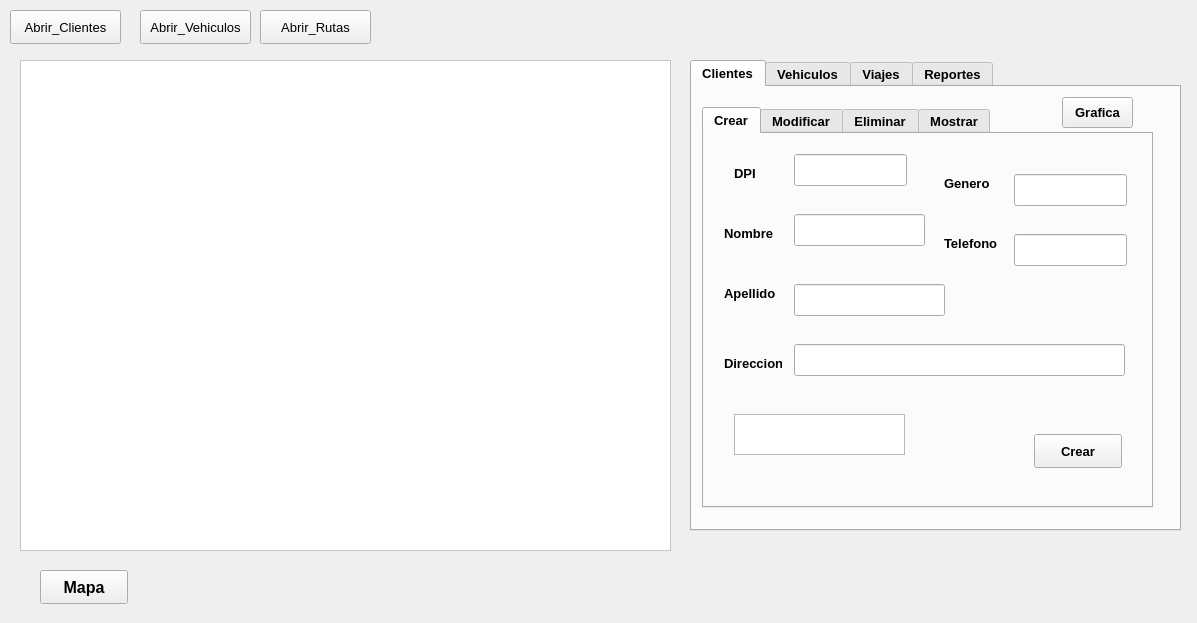
<?xml version="1.0" encoding="UTF-8"?>
<ui version="4.0">
 <class>MainWindow</class>
 <widget class="QMainWindow" name="MainWindow">
  <property name="geometry">
   <rect>
    <x>0</x>
    <y>0</y>
    <width>1197</width>
    <height>623</height>
   </rect>
  </property>
  <property name="font">
   <font>
    <pointsize>18</pointsize>
    <bold>true</bold>
   </font>
  </property>
  <property name="windowTitle">
   <string>MainWindow</string>
  </property>
  <widget class="QWidget" name="centralwidget">
   <widget class="QPushButton" name="BT_abrir_clientes">
    <property name="geometry">
     <rect>
      <x>10</x>
      <y>10</y>
      <width>111</width>
      <height>34</height>
     </rect>
    </property>
    <property name="font">
     <font>
      <pointsize>10</pointsize>
      <italic>false</italic>
      <bold>false</bold>
     </font>
    </property>
    <property name="text">
     <string>Abrir_Clientes</string>
    </property>
   </widget>
   <widget class="QPushButton" name="BT_abrir_vehiculos">
    <property name="geometry">
     <rect>
      <x>140</x>
      <y>10</y>
      <width>111</width>
      <height>34</height>
     </rect>
    </property>
    <property name="font">
     <font>
      <pointsize>10</pointsize>
      <italic>false</italic>
      <bold>false</bold>
     </font>
    </property>
    <property name="text">
     <string>Abrir_Vehiculos</string>
    </property>
   </widget>
   <widget class="QPushButton" name="BT_abrir_rutas">
    <property name="geometry">
     <rect>
      <x>260</x>
      <y>10</y>
      <width>111</width>
      <height>34</height>
     </rect>
    </property>
    <property name="font">
     <font>
      <pointsize>10</pointsize>
      <italic>false</italic>
      <bold>false</bold>
     </font>
    </property>
    <property name="text">
     <string>Abrir_Rutas</string>
    </property>
   </widget>
   <widget class="QTextEdit" name="text_area">
    <property name="geometry">
     <rect>
      <x>20</x>
      <y>60</y>
      <width>651</width>
      <height>491</height>
     </rect>
    </property>
    <property name="styleSheet">
     <string notr="true">background-color: rgb(255, 255, 255);
color: rgb(0, 0, 0);</string>
    </property>
   </widget>
   <widget class="QTabWidget" name="tabWidget">
    <property name="geometry">
     <rect>
      <x>690</x>
      <y>60</y>
      <width>491</width>
      <height>471</height>
     </rect>
    </property>
    <property name="font">
     <font>
      <pointsize>10</pointsize>
      <bold>true</bold>
     </font>
    </property>
    <property name="currentIndex">
     <number>0</number>
    </property>
    <widget class="QWidget" name="tab_cliente">
     <attribute name="title">
      <string>Clientes</string>
     </attribute>
     <widget class="QTabWidget" name="tabWidget_2">
      <property name="geometry">
       <rect>
        <x>10</x>
        <y>20</y>
        <width>451</width>
        <height>401</height>
       </rect>
      </property>
      <property name="currentIndex">
       <number>0</number>
      </property>
      <widget class="QWidget" name="tab_crear">
       <attribute name="title">
        <string>Crear</string>
       </attribute>
       <widget class="QLineEdit" name="crear_GENERO">
        <property name="geometry">
         <rect>
          <x>310</x>
          <y>40</y>
          <width>113</width>
          <height>32</height>
         </rect>
        </property>
       </widget>
       <widget class="QLineEdit" name="crear_TELEFONO">
        <property name="geometry">
         <rect>
          <x>310</x>
          <y>100</y>
          <width>113</width>
          <height>32</height>
         </rect>
        </property>
       </widget>
       <widget class="QLineEdit" name="crear_DIRECCION">
        <property name="geometry">
         <rect>
          <x>90</x>
          <y>210</y>
          <width>331</width>
          <height>32</height>
         </rect>
        </property>
       </widget>
       <widget class="QLineEdit" name="crear_DPI">
        <property name="geometry">
         <rect>
          <x>90</x>
          <y>20</y>
          <width>113</width>
          <height>32</height>
         </rect>
        </property>
       </widget>
       <widget class="QLineEdit" name="crear_NOMBRE">
        <property name="geometry">
         <rect>
          <x>90</x>
          <y>80</y>
          <width>131</width>
          <height>32</height>
         </rect>
        </property>
       </widget>
       <widget class="QLineEdit" name="crear_APELLIDO">
        <property name="geometry">
         <rect>
          <x>90</x>
          <y>150</y>
          <width>151</width>
          <height>32</height>
         </rect>
        </property>
       </widget>
       <widget class="QPushButton" name="BT_crear_cliente">
        <property name="geometry">
         <rect>
          <x>330</x>
          <y>300</y>
          <width>88</width>
          <height>34</height>
         </rect>
        </property>
        <property name="text">
         <string>Crear</string>
        </property>
       </widget>
       <widget class="QLabel" name="label_2">
        <property name="geometry">
         <rect>
          <x>30</x>
          <y>30</y>
          <width>31</width>
          <height>18</height>
         </rect>
        </property>
        <property name="text">
         <string>DPI</string>
        </property>
       </widget>
       <widget class="QLabel" name="label_3">
        <property name="geometry">
         <rect>
          <x>20</x>
          <y>90</y>
          <width>58</width>
          <height>18</height>
         </rect>
        </property>
        <property name="text">
         <string>Nombre</string>
        </property>
       </widget>
       <widget class="QLabel" name="label_4">
        <property name="geometry">
         <rect>
          <x>20</x>
          <y>150</y>
          <width>58</width>
          <height>18</height>
         </rect>
        </property>
        <property name="text">
         <string>Apellido</string>
        </property>
       </widget>
       <widget class="QLabel" name="label_5">
        <property name="geometry">
         <rect>
          <x>240</x>
          <y>40</y>
          <width>58</width>
          <height>18</height>
         </rect>
        </property>
        <property name="text">
         <string>Genero</string>
        </property>
       </widget>
       <widget class="QLabel" name="label_6">
        <property name="geometry">
         <rect>
          <x>240</x>
          <y>100</y>
          <width>58</width>
          <height>18</height>
         </rect>
        </property>
        <property name="text">
         <string>Telefono</string>
        </property>
       </widget>
       <widget class="QLabel" name="label_7">
        <property name="geometry">
         <rect>
          <x>20</x>
          <y>220</y>
          <width>58</width>
          <height>18</height>
         </rect>
        </property>
        <property name="text">
         <string>Direccion</string>
        </property>
       </widget>
       <widget class="QTextEdit" name="estado_crear">
        <property name="geometry">
         <rect>
          <x>30</x>
          <y>280</y>
          <width>171</width>
          <height>41</height>
         </rect>
        </property>
       </widget>
      </widget>
      <widget class="QWidget" name="tab_modificar">
       <attribute name="title">
        <string>Modificar</string>
       </attribute>
       <widget class="QLineEdit" name="buscar_dpi_MOD">
        <property name="geometry">
         <rect>
          <x>130</x>
          <y>10</y>
          <width>191</width>
          <height>32</height>
         </rect>
        </property>
       </widget>
       <widget class="QLabel" name="label">
        <property name="geometry">
         <rect>
          <x>30</x>
          <y>20</y>
          <width>81</width>
          <height>18</height>
         </rect>
        </property>
        <property name="text">
         <string>Buscar DPI</string>
        </property>
       </widget>
       <widget class="QTextEdit" name="estado_mod">
        <property name="geometry">
         <rect>
          <x>30</x>
          <y>60</y>
          <width>391</width>
          <height>61</height>
         </rect>
        </property>
       </widget>
       <widget class="QLineEdit" name="mod_NOMBRE">
        <property name="geometry">
         <rect>
          <x>50</x>
          <y>150</y>
          <width>141</width>
          <height>32</height>
         </rect>
        </property>
       </widget>
       <widget class="QLineEdit" name="mod_APELLIDO">
        <property name="geometry">
         <rect>
          <x>280</x>
          <y>150</y>
          <width>121</width>
          <height>32</height>
         </rect>
        </property>
       </widget>
       <widget class="QLineEdit" name="mod_TELEFONO">
        <property name="geometry">
         <rect>
          <x>50</x>
          <y>210</y>
          <width>141</width>
          <height>32</height>
         </rect>
        </property>
       </widget>
       <widget class="QLineEdit" name="mod_GENERO">
        <property name="geometry">
         <rect>
          <x>280</x>
          <y>210</y>
          <width>121</width>
          <height>32</height>
         </rect>
        </property>
       </widget>
       <widget class="QLineEdit" name="mod_DIRECCION">
        <property name="geometry">
         <rect>
          <x>40</x>
          <y>280</y>
          <width>241</width>
          <height>32</height>
         </rect>
        </property>
       </widget>
       <widget class="QPushButton" name="BT_guardar_mod">
        <property name="geometry">
         <rect>
          <x>320</x>
          <y>260</y>
          <width>88</width>
          <height>34</height>
         </rect>
        </property>
        <property name="text">
         <string>Guardar</string>
        </property>
       </widget>
       <widget class="QLabel" name="label_8">
        <property name="geometry">
         <rect>
          <x>60</x>
          <y>130</y>
          <width>58</width>
          <height>18</height>
         </rect>
        </property>
        <property name="text">
         <string>Nombre</string>
        </property>
       </widget>
       <widget class="QLabel" name="label_9">
        <property name="geometry">
         <rect>
          <x>290</x>
          <y>130</y>
          <width>58</width>
          <height>18</height>
         </rect>
        </property>
        <property name="text">
         <string>Apellido</string>
        </property>
       </widget>
       <widget class="QLabel" name="label_10">
        <property name="geometry">
         <rect>
          <x>50</x>
          <y>190</y>
          <width>58</width>
          <height>20</height>
         </rect>
        </property>
        <property name="text">
         <string>Telefono</string>
        </property>
       </widget>
       <widget class="QLabel" name="label_11">
        <property name="geometry">
         <rect>
          <x>280</x>
          <y>190</y>
          <width>58</width>
          <height>18</height>
         </rect>
        </property>
        <property name="text">
         <string>Genero</string>
        </property>
       </widget>
       <widget class="QLabel" name="label_12">
        <property name="geometry">
         <rect>
          <x>50</x>
          <y>250</y>
          <width>71</width>
          <height>21</height>
         </rect>
        </property>
        <property name="text">
         <string>Direccion</string>
        </property>
       </widget>
       <widget class="QPushButton" name="BT_buscar_mod">
        <property name="geometry">
         <rect>
          <x>357</x>
          <y>10</y>
          <width>71</width>
          <height>34</height>
         </rect>
        </property>
        <property name="text">
         <string>Buscar</string>
        </property>
       </widget>
       <widget class="QPushButton" name="BT_limpiar_mod_cliente">
        <property name="geometry">
         <rect>
          <x>320</x>
          <y>310</y>
          <width>88</width>
          <height>34</height>
         </rect>
        </property>
        <property name="text">
         <string>Limpiar</string>
        </property>
       </widget>
      </widget>
      <widget class="QWidget" name="tab_eliminar">
       <attribute name="title">
        <string>Eliminar</string>
       </attribute>
       <widget class="QLabel" name="label_13">
        <property name="geometry">
         <rect>
          <x>30</x>
          <y>30</y>
          <width>91</width>
          <height>18</height>
         </rect>
        </property>
        <property name="text">
         <string>Buscar DPI</string>
        </property>
       </widget>
       <widget class="QPushButton" name="BT_eliminar">
        <property name="geometry">
         <rect>
          <x>340</x>
          <y>320</y>
          <width>88</width>
          <height>34</height>
         </rect>
        </property>
        <property name="styleSheet">
         <string notr="true">background-color: rgb(170, 0, 0);</string>
        </property>
        <property name="text">
         <string>Eliminar</string>
        </property>
       </widget>
       <widget class="QLineEdit" name="buscar_dpi_ELI">
        <property name="geometry">
         <rect>
          <x>130</x>
          <y>30</y>
          <width>201</width>
          <height>32</height>
         </rect>
        </property>
       </widget>
       <widget class="QTextEdit" name="estado_eli">
        <property name="geometry">
         <rect>
          <x>50</x>
          <y>80</y>
          <width>351</width>
          <height>51</height>
         </rect>
        </property>
       </widget>
       <widget class="QTextEdit" name="contenido_eliminado">
        <property name="geometry">
         <rect>
          <x>50</x>
          <y>170</y>
          <width>351</width>
          <height>131</height>
         </rect>
        </property>
       </widget>
       <widget class="QPushButton" name="BT_buscar_eli">
        <property name="geometry">
         <rect>
          <x>347</x>
          <y>30</y>
          <width>81</width>
          <height>34</height>
         </rect>
        </property>
        <property name="text">
         <string>Buscar</string>
        </property>
       </widget>
      </widget>
      <widget class="QWidget" name="tab_mostrar">
       <attribute name="title">
        <string>Mostrar</string>
       </attribute>
       <widget class="QPushButton" name="BT_buscar_most">
        <property name="geometry">
         <rect>
          <x>350</x>
          <y>20</y>
          <width>71</width>
          <height>34</height>
         </rect>
        </property>
        <property name="text">
         <string>Buscar</string>
        </property>
       </widget>
       <widget class="QLineEdit" name="buscar_dpi_MOST">
        <property name="geometry">
         <rect>
          <x>140</x>
          <y>20</y>
          <width>191</width>
          <height>32</height>
         </rect>
        </property>
       </widget>
       <widget class="QLabel" name="label_14">
        <property name="geometry">
         <rect>
          <x>30</x>
          <y>20</y>
          <width>91</width>
          <height>18</height>
         </rect>
        </property>
        <property name="text">
         <string>Buscar DPI</string>
        </property>
       </widget>
       <widget class="QTextEdit" name="contenido_mostrar">
        <property name="geometry">
         <rect>
          <x>40</x>
          <y>100</y>
          <width>351</width>
          <height>171</height>
         </rect>
        </property>
       </widget>
       <widget class="QPushButton" name="BT_limpiar_cliente">
        <property name="geometry">
         <rect>
          <x>330</x>
          <y>300</y>
          <width>88</width>
          <height>34</height>
         </rect>
        </property>
        <property name="text">
         <string>Limpiar</string>
        </property>
       </widget>
      </widget>
     </widget>
     <widget class="QPushButton" name="BT_graficar_cliente">
      <property name="geometry">
       <rect>
        <x>370</x>
        <y>10</y>
        <width>71</width>
        <height>31</height>
       </rect>
      </property>
      <property name="text">
       <string>Grafica</string>
      </property>
     </widget>
    </widget>
    <widget class="QWidget" name="tab_vehiculos">
     <attribute name="title">
      <string>Vehiculos</string>
     </attribute>
    </widget>
    <widget class="QWidget" name="tab_viajes">
     <attribute name="title">
      <string>Viajes</string>
     </attribute>
    </widget>
    <widget class="QWidget" name="tab_reportes">
     <attribute name="title">
      <string>Reportes</string>
     </attribute>
    </widget>
   </widget>
   <widget class="QPushButton" name="BT_mapa">
    <property name="geometry">
     <rect>
      <x>40</x>
      <y>570</y>
      <width>88</width>
      <height>34</height>
     </rect>
    </property>
    <property name="font">
     <font>
      <pointsize>12</pointsize>
      <italic>false</italic>
      <bold>true</bold>
     </font>
    </property>
    <property name="text">
     <string>Mapa</string>
    </property>
   </widget>
  </widget>
 </widget>
 <resources/>
 <connections/>
</ui>
